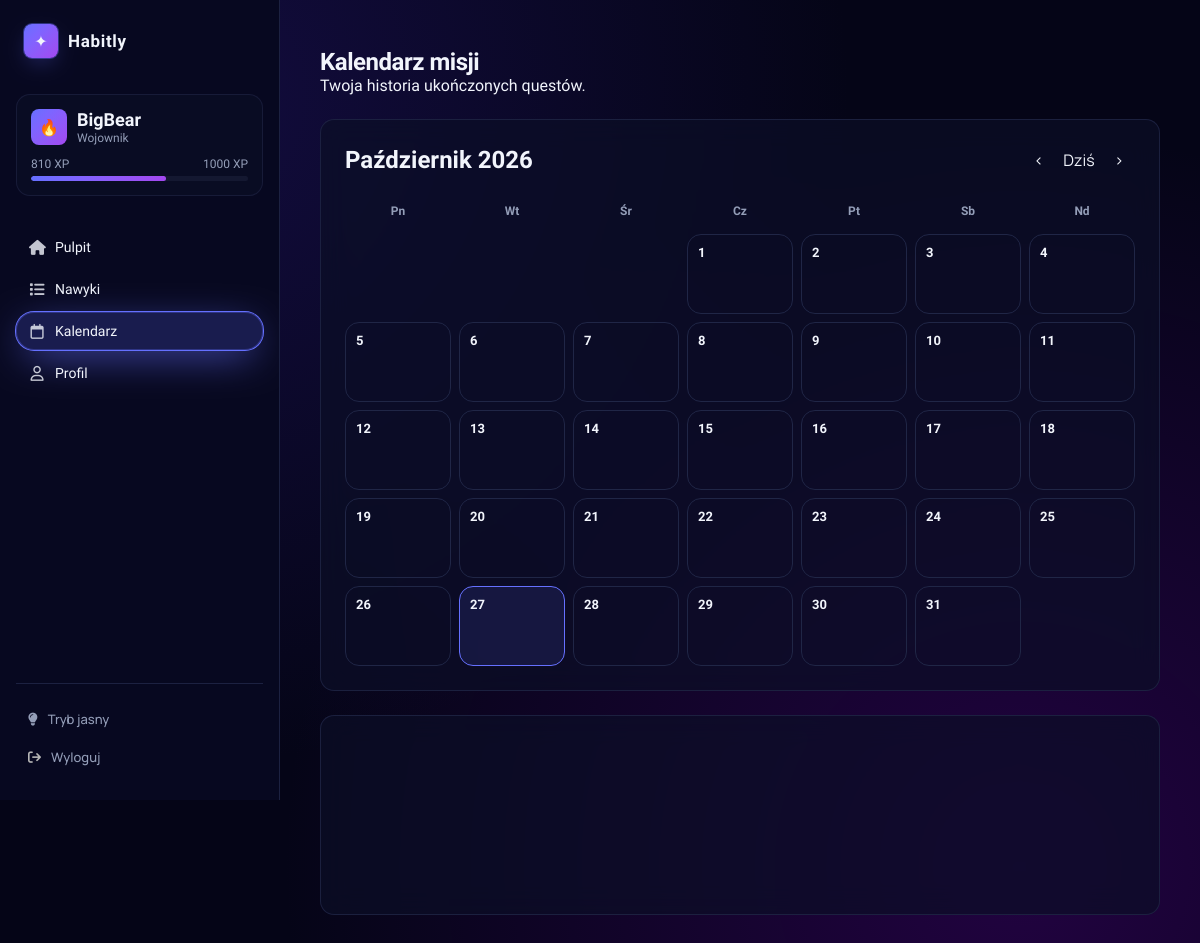
Page /calendar/ (signed in) on the earlier database version.
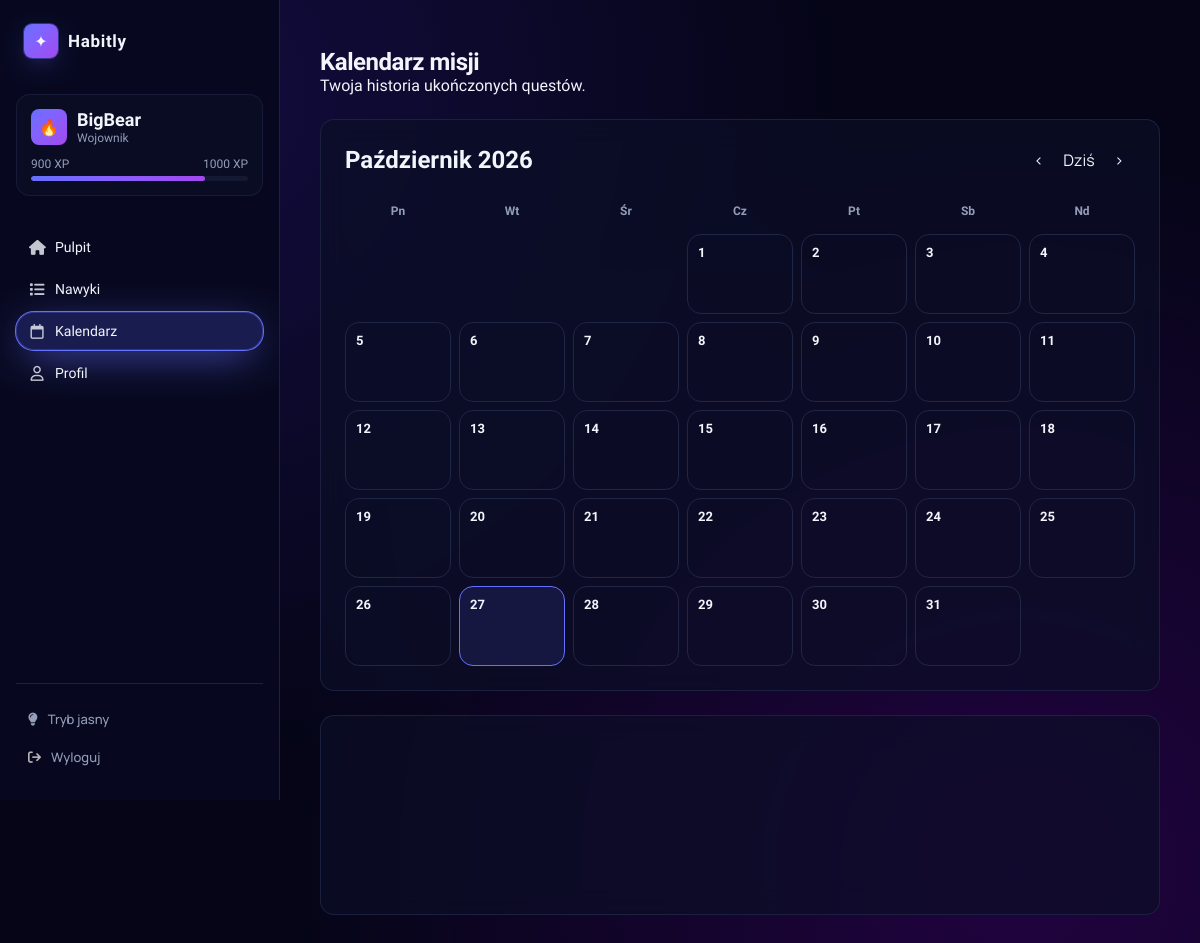
Same page on the later database version.
### ToDo/models.py (models this page shows, shortened)
class UserProfile(models.Model):
    user = models.OneToOneField(User, on_delete=models.CASCADE, related_name='profile')
    xp = models.IntegerField(default=0)
    def rank(self):
        if self.xp >= 2000:
            return ('👑', 'Legenda')
        elif self.xp >= 1000:
            return ('💎', 'Mistrz')
        elif self.xp >= 500:
            return ('🔥', 'Wojownik')
        elif self.xp >= 200:
            return ('⚡', 'Adept')
        else:
            return ('🌱', 'Nowicjusz')
    def xp_to_next_rank(self):
        thresholds = [200, 500, 1000, 2000]
        for t in thresholds:
            if self.xp < t:
                return t - self.xp
        return 0
    def rank_progress_percent(self):
        levels = [0, 200, 500, 1000, 2000]
        for i in range(len(levels) - 1):
            if self.xp < levels[i + 1]:
                current = self.xp - levels[i]
                total = levels[i + 1] - levels[i]
                return int((current / total) * 100)
        return 100

### ToDo/views.py (the view)
# urls.py: path("calendar/", views.calendar_view, name="calendar"),
@login_required(login_url='auth')
def calendar_view(request):
    profile, _ = UserProfile.objects.get_or_create(user=request.user)
    context = {
        'profile': profile,
        'rank_icon': profile.rank()[0],
        'rank_name': profile.rank()[1],
        'progress': profile.rank_progress_percent(),
        'xp_to_next': profile.xp_to_next_rank(),
    }
    return render(request, "ToDo/calendar.html", context)

### ToDo/templates/ToDo/calendar.html (shortened to what this page needs)
{% extends 'ToDo/base.html' %}
{% load static %}
{% block extra_css %}
<link rel="stylesheet" href="{% static 'css/calendar.css' %}">
{% endblock %}
{% block content %}
    <main class="main">
        <section class="header">
            <h1>Kalendarz misji</h1>
            <p>Twoja historia ukończonych questów.</p>
        </section>
        <section class="calendar glass">
        </section>
        <section class="task-list glass">
        </section>
    </main>
{% endblock %}

### ToDo/templates/ToDo/base.html (shortened to what this page needs)
<!DOCTYPE html>
<html lang="pl">
{% load static %}
<head>
    <link rel="stylesheet" href="{% static 'css/main.css' %}">
    {% block extra_css %}{% endblock %}
</head>
<body>
<div class="app">
    <aside class="sidebar">
        <div class="sidebar__logo">
            <div class="sidebar__logo-icon">✦</div>
            <span class="sidebar__logo-name">Habitly</span>
        </div>
        <div class="user-card">
          <div class="user-card__top">
            <div class="user-card__avatar">{{ rank_icon }}</div>
            <div>
              <div class="user-card__name">{{ request.user.username }}</div>
              <div class="user-card__level">{{ rank_name }}</div>
            </div>
          </div>
          <div class="xp-bar-labels">
            <span>{{ profile.xp }} XP</span>
            <span>{{ profile.xp|add:xp_to_next }} XP</span>
          </div>
          <div class="xp-bar-track">
            <div class="xp-bar-fill" style="width: {{ progress }}%"></div>
          </div>
        </div>
        <nav class="sidebar-nav ">
            <a href="{% url 'home' %}"
               class="sidebar-link {% if request.resolver_match.url_name == 'home' %}active{% endif %}">
                <i class="fa-solid fa-house"></i>Pulpit
            </a>
            <a href="{% url 'habbits' %}"
               class="sidebar-link {% if request.resolver_match.url_name == 'habbits' %}active{% endif %}">
                <i class="fa-solid fa-list"></i>Nawyki
            </a>
            <a href="{% url 'calendar' %}"
               class="sidebar-link {% if request.resolver_match.url_name == 'calendar' %}active{% endif %}">
                <i class="fa-regular fa-calendar"></i>Kalendarz
            </a>
            <a href="{% url 'profile' %}"
               class="sidebar-link {% if request.resolver_match.url_name == 'profile' %}active{% endif %}">
                <i class="fa-regular fa-user"></i>Profil
            </a>
        </nav>
        <div class="sidebar-footer">
            <button id="theme-toggle" class="sidebar-logout" onclick="toggleTheme()">
                <i class="fa-solid fa-lightbulb"></i>Tryb jasny
            </button>
            <form method="POST" action="{% url 'logout' %}">
            <button type="submit" class="sidebar-logout">
                <i class="fa-solid fa-arrow-right-from-bracket" style="color: rgb(181, 181, 181);"></i>Wyloguj
            </button>
        </form>
        </div>
    </aside>
    {% block content %}
    {% endblock %}
</div>
</body>
</html>

Differences in the rows shown:
changed UserProfile: xp "810" → "900"
Other differences:
{{ progress }}: 62 → 80 (drawn)
